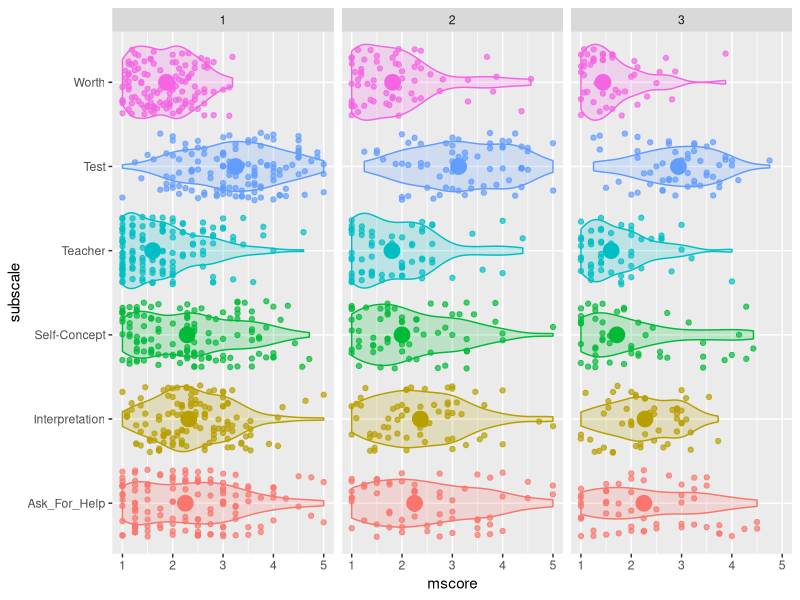

This figure's R source:
## ---- chunk 1
library("dplyr")   # data processing
library("tidyr")   # data reshaping
library("ggplot2") # plotting
## ---- chunk 2
scales <- read.csv("subscales.csv", stringsAsFactors = FALSE)

stars_wide <- read.csv("stars.csv", stringsAsFactors = FALSE)

stars <- stars_wide %>% gather(item_id, score, I01:I51)

stars_sub <- inner_join(scales, stars, "item_id")

## calculate subscale means per student_id and year
stars_means <- stars_sub %>%
   group_by(student_id, year, subscale) %>%
   summarise(mscore = mean(score))
## ---- chunk 3
dstats <- stars_means %>%
  group_by(subscale) %>%
  summarise(m = mean(mscore, na.rm = TRUE),
            med = median(mscore, na.rm = TRUE),
            sdev = sd(mscore, na.rm = TRUE))
knitr::kable(dstats)
## ---- chunk 4
max_anx <- max(dstats$m)
highest <- dstats$subscale[dstats$m == max_anx]
## ---- chunk 5
ggplot(stars_means, aes(subscale, mscore, color = subscale)) +
    geom_jitter(alpha = .7) +
    geom_violin(aes(fill = subscale), alpha = .2) +
    stat_summary(fun.y = 'median', geom = "point", size = 5) +
    coord_flip() + 
    facet_wrap(~year) +
    guides(color = FALSE, fill = FALSE)
